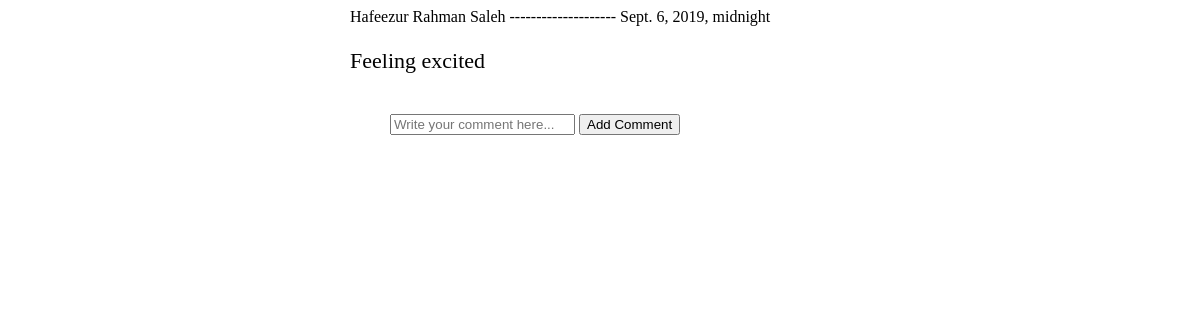
The page /post/viewcomment/9 on the database as committed earlier.
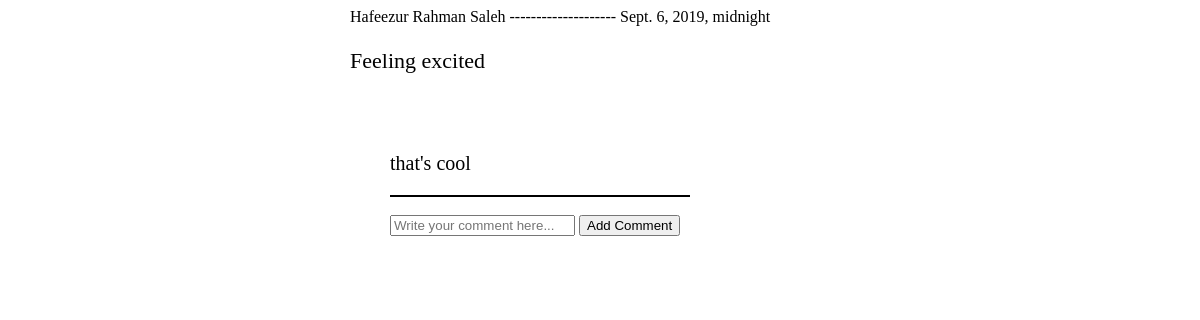
The same page on the database as committed later.
### userhandling/models.py (models this page shows)
class Users(models.Model):
    name=models.CharField(max_length=40)
    email=models.CharField(max_length=50, unique=True)
    password=models.CharField(max_length=40)
    role=models.CharField(max_length=20)

### post/models.py (models this page shows)
class Comments(models.Model):
    user = models.ForeignKey(Users, on_delete=models.CASCADE)
    post = models.ForeignKey(Post, on_delete=models.CASCADE)
    comment = models.CharField(max_length=200)

### post/views.py (the view)
# urls.py: path('/viewcomment/<postid>',views.viewComment, name='viewcomment'),
def viewComment(request,postid):
    postAuthor = Post.objects.filter(pk = postid).values('author__name')
    post = Post.objects.get(pk = postid)
    comment = Comments.objects.filter(post=post)
    context = {
        'comment' : comment,
        'post' : post,
        'postauthor': postAuthor
    }
    return  render(request,'comment.html',context)

### post/templates/comment.html (shortened to what this page needs)
<!DOCTYPE html>
<html lang="en">
<head>
</head>
<body>
    <div>
        {% for author in postauthor %}
        <span>{{author.author__name}} --------------------</span>
        {% endfor %}
        <span>{{post.date}}</span><br>
        <p style="font-size:22px;">{{post.post}}</p><br>
    </div>
    <div class="comments">
        {% for comments in comment %}
         <div style="width:300px;border-bottom: 2px solid #000000;">
            <br>
            <p style="font-size:20px;">{{comments.comment}}</p>
        </div><br>
        {%endfor%}
        <div>
            <form method="" action="/post/addcomment/{{post.id}}">
                <input type="text" name="txtcomment" placeholder="Write your comment here..."/>
                <input type="submit" name="addcomment" value="Add Comment"/>
            </form>
        </div>
    </div>
</body>
</html>

Rows that differ between the two databases and show on the page:
added Comments: comment "that's cool"
